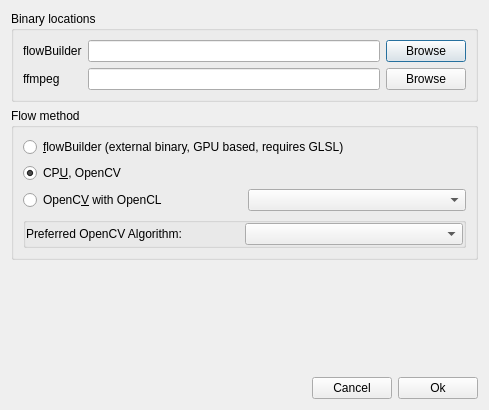
<?xml version="1.0" encoding="UTF-8"?>
<ui version="4.0">
 <class>PreferencesDialog</class>
 <widget class="QDialog" name="PreferencesDialog">
  <property name="geometry">
   <rect>
    <x>0</x>
    <y>0</y>
    <width>489</width>
    <height>410</height>
   </rect>
  </property>
  <property name="windowTitle">
   <string>slowmoUI preferences</string>
  </property>
  <layout class="QVBoxLayout" name="verticalLayout_2">
   <item>
    <layout class="QVBoxLayout" name="verticalLayout">
     <item>
      <widget class="QGroupBox" name="groupBox">
       <property name="title">
        <string>Binary locations</string>
       </property>
       <layout class="QGridLayout" name="gridLayout">
        <item row="0" column="1">
         <widget class="QLineEdit" name="buildFlow"/>
        </item>
        <item row="0" column="2">
         <widget class="QPushButton" name="bBuildFlow">
          <property name="text">
           <string>Browse</string>
          </property>
         </widget>
        </item>
        <item row="0" column="0">
         <widget class="QLabel" name="label">
          <property name="text">
           <string notr="true">flowBuilder</string>
          </property>
         </widget>
        </item>
        <item row="1" column="0">
         <widget class="QLabel" name="label_2">
          <property name="text">
           <string notr="true">ffmpeg</string>
          </property>
         </widget>
        </item>
        <item row="1" column="1">
         <widget class="QLineEdit" name="ffmpeg"/>
        </item>
        <item row="1" column="2">
         <widget class="QPushButton" name="bFFmpeg">
          <property name="text">
           <string>Browse</string>
          </property>
         </widget>
        </item>
       </layout>
      </widget>
     </item>
    </layout>
   </item>
   <item>
    <widget class="QGroupBox" name="flowMethodGroupBox">
     <property name="title">
      <string>Flow method</string>
     </property>
     <layout class="QVBoxLayout" name="verticalLayout_3">
      <item>
       <layout class="QHBoxLayout" name="horizontalLayout_5">
        <item>
         <widget class="QRadioButton" name="methodV3D">
          <property name="text">
           <string>&amp;flowBuilder (external binary, GPU based, requires GLSL)</string>
          </property>
         </widget>
        </item>
       </layout>
      </item>
      <item>
       <layout class="QHBoxLayout" name="horizontalLayout_4">
        <item>
         <widget class="QRadioButton" name="methodOCV">
          <property name="text">
           <string>CP&amp;U, OpenCV</string>
          </property>
          <property name="checked">
           <bool>true</bool>
          </property>
         </widget>
        </item>
       </layout>
      </item>
      <item>
       <layout class="QHBoxLayout" name="horizontalLayout_3">
        <item>
         <widget class="QRadioButton" name="methodOCL">
          <property name="text">
           <string>OpenC&amp;V with OpenCL</string>
          </property>
         </widget>
        </item>
        <item>
         <widget class="QComboBox" name="ocl_device"/>
        </item>
       </layout>
      </item>
      <item>
       <widget class="QGroupBox" name="preferredOpenCVAlgoBox">
        <property name="enabled">
         <bool>true</bool>
        </property>
        <property name="title">
         <string/>
        </property>
        <layout class="QHBoxLayout" name="horizontalLayout_2">
         <property name="spacing">
          <number>0</number>
         </property>
         <property name="leftMargin">
          <number>0</number>
         </property>
         <property name="topMargin">
          <number>0</number>
         </property>
         <property name="rightMargin">
          <number>0</number>
         </property>
         <property name="bottomMargin">
          <number>0</number>
         </property>
         <item>
          <widget class="QLabel" name="labelPreferredOpenCVAlgo">
           <property name="enabled">
            <bool>true</bool>
           </property>
           <property name="text">
            <string>Preferred OpenCV Algorithm:</string>
           </property>
          </widget>
         </item>
         <item>
          <widget class="QComboBox" name="preferredOpenCVAlgo">
           <property name="enabled">
            <bool>true</bool>
           </property>
          </widget>
         </item>
        </layout>
       </widget>
      </item>
     </layout>
    </widget>
   </item>
   <item>
    <spacer name="verticalSpacer">
     <property name="orientation">
      <enum>Qt::Vertical</enum>
     </property>
     <property name="sizeHint" stdset="0">
      <size>
       <width>20</width>
       <height>38</height>
      </size>
     </property>
    </spacer>
   </item>
   <item>
    <layout class="QHBoxLayout" name="horizontalLayout">
     <item>
      <spacer name="horizontalSpacer">
       <property name="orientation">
        <enum>Qt::Horizontal</enum>
       </property>
       <property name="sizeHint" stdset="0">
        <size>
         <width>40</width>
         <height>20</height>
        </size>
       </property>
      </spacer>
     </item>
     <item>
      <widget class="QPushButton" name="bCancel">
       <property name="text">
        <string>Cancel</string>
       </property>
      </widget>
     </item>
     <item>
      <widget class="QPushButton" name="bOk">
       <property name="text">
        <string>Ok</string>
       </property>
      </widget>
     </item>
    </layout>
   </item>
  </layout>
 </widget>
 <tabstops>
  <tabstop>buildFlow</tabstop>
  <tabstop>bBuildFlow</tabstop>
  <tabstop>bCancel</tabstop>
  <tabstop>bOk</tabstop>
 </tabstops>
 <resources/>
 <connections>
  <connection>
   <sender>methodOCV</sender>
   <signal>toggled(bool)</signal>
   <receiver>preferredOpenCVAlgoBox</receiver>
   <slot>setEnabled(bool)</slot>
   <hints>
    <hint type="sourcelabel">
     <x>34</x>
     <y>197</y>
    </hint>
    <hint type="destinationlabel">
     <x>170</x>
     <y>270</y>
    </hint>
   </hints>
  </connection>
  <connection>
   <sender>methodOCL</sender>
   <signal>toggled(bool)</signal>
   <receiver>preferredOpenCVAlgoBox</receiver>
   <slot>setEnabled(bool)</slot>
   <hints>
    <hint type="sourcelabel">
     <x>73</x>
     <y>236</y>
    </hint>
    <hint type="destinationlabel">
     <x>86</x>
     <y>271</y>
    </hint>
   </hints>
  </connection>
 </connections>
</ui>
